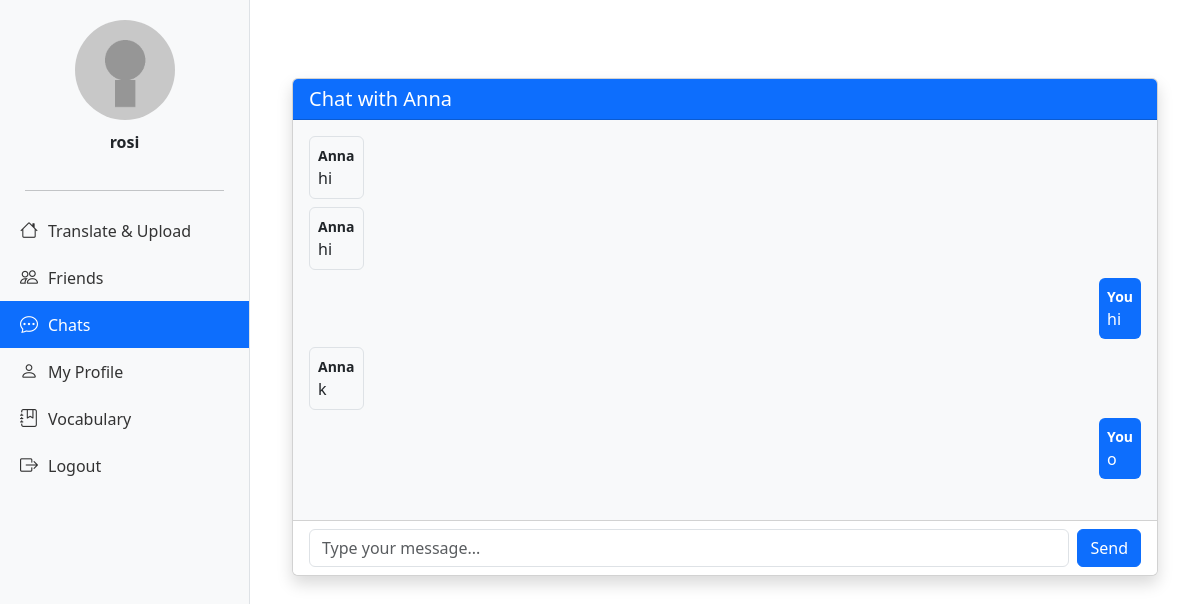
Before: /chat/1 (signed in) with the older database file.
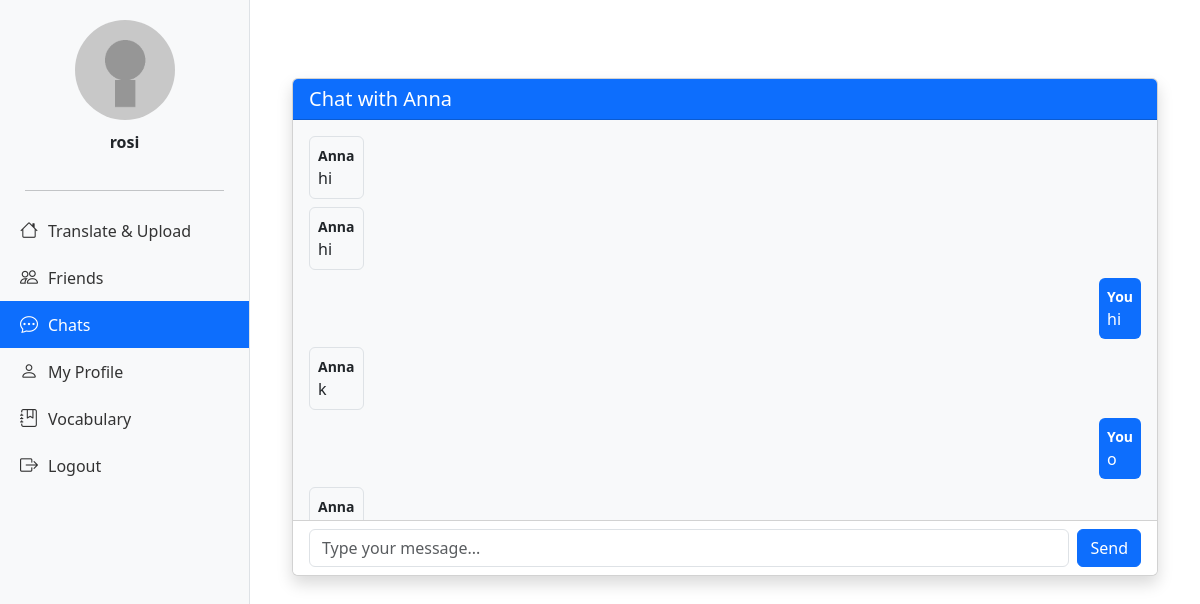
After: the same page with the newer database file.
### tables this page shows
CREATE TABLE users (
    id INTEGER PRIMARY KEY AUTOINCREMENT,
    username TEXT UNIQUE NOT NULL,
    password TEXT NOT NULL,
    avatar TEXT,
    about_me TEXT
);

CREATE TABLE messages (
    id INTEGER PRIMARY KEY AUTOINCREMENT,
    sender_id INTEGER NOT NULL,
    receiver_id INTEGER NOT NULL,
    message TEXT NOT NULL,
    timestamp DATETIME DEFAULT CURRENT_TIMESTAMP,
    FOREIGN KEY (sender_id) REFERENCES users(id),
    FOREIGN KEY (receiver_id) REFERENCES users(id)
);

### app.py (the view)
@app.route('/chat/<int:friend_id>')
def chat(friend_id):
    if 'user_id' not in session:
        return redirect(url_for('login'))
    user_id = session['user_id']
    conn = get_db()
    cursor = conn.cursor()
    cursor.execute('''
        SELECT * FROM friendships
        WHERE (
            (user_id = ? AND friend_id = ?) OR
            (user_id = ? AND friend_id = ?)
        ) AND status = 'accepted'
    ''', (user_id, friend_id, friend_id, user_id))
    friendship = cursor.fetchone()
    if not friendship:
        return "You are not friends with this user.", 403
    cursor.execute('''
        SELECT sender_id, message, timestamp FROM messages
        WHERE (sender_id = ? AND receiver_id = ?)
           OR (sender_id = ? AND receiver_id = ?)
        ORDER BY timestamp ASC
    ''', (user_id, friend_id, friend_id, user_id))
    chat_history = cursor.fetchall()
    cursor.execute('SELECT username FROM users WHERE id = ?', (friend_id,))
    friend_username = cursor.fetchone()
    cursor.execute('SELECT word, translation FROM vocabulary WHERE user_id = ?', (user_id,))
    vocab_cards = cursor.fetchall()
    conn.close()
    return render_template('chat.html',
                           chat_history=chat_history,
                           friend_username=friend_username[0],
                           friend_id=friend_id,
                           vocab_cards=vocab_cards)

### app.py (called while the page is built)
def get_db():
    db = getattr(g, '_database', None)
    if db is None:
        db = g._database = sqlite3.connect(DATABASE)
    return db

### templates/chat.html (shortened to what this page needs)
{% extends 'base.html' %}
{% block content %}
<div class="container mt-5">
    <div class="card shadow">
        <div class="card-header bg-primary text-white d-flex justify-content-between align-items-center">
            <h5 class="mb-0">Chat with {{ friend_username }}</h5>
        </div>
        <div class="card-body p-3" id="chatBox" style="height: 400px; overflow-y: auto; background-color: #f8f9fa;">
            {% for sender_id, message, timestamp in chat_history %}
                <div class="mb-2">
                    <div class="d-flex {% if sender_id == session['user_id'] %}justify-content-end{% else %}justify-content-start{% endif %}">
                        <div class="p-2 rounded {% if sender_id == session['user_id'] %}bg-primary text-white{% else %}bg-light border{% endif %}" style="max-width: 75%;">
                            <strong class="d-block small">
                                {{ 'You' if sender_id == session['user_id'] else friend_username }}
                            </strong>
                            {{ message|safe }}
                        </div>
                    </div>
                </div>
            {% endfor %}
        </div>
        <div class="card-footer bg-white">
            <form id="sendForm" class="d-flex">
                <input type="text" id="messageInput" class="form-control me-2" placeholder="Type your message..." required>
                <button type="submit" class="btn btn-primary">Send</button>
            </form>
        </div>
    </div>
</div>
{% endblock %}

Changed rows visible on the page:
added messages: {{ 'You' if sender_id == session['user_id'] else friend_username }} "Anna"
